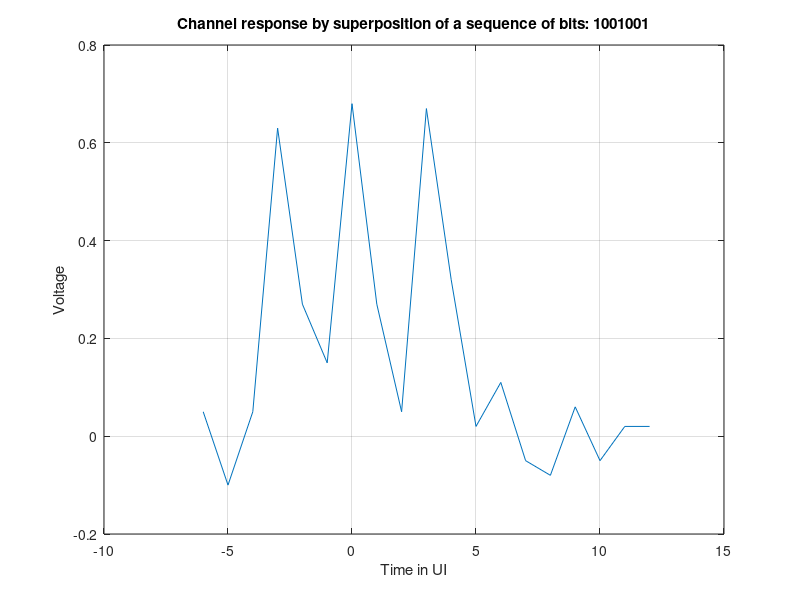

MATLAB code for this plot:
fprintf('=============\nQ2c\n=============\n')
%question 2c: the 1 pre, 1 main, 2 post FFE
%the matrix of equations
A = [0.58,0.05,-0.1,0.05;0.37,0.58,0.05,-0.1;0.1,0.37,0.58,0.05;0.05,0.1,0.37,0.58];
ideal_solution = [0;1;0;0];
alphas = A\ideal_solution;

%verify
for i = 1 : length(A(1,:))
    fprintf('Solution at index %d, output is: %f\n', i, A(i, :)*alphas);
end


fprintf('=============\nQ2d\n=============\n')

%2d: ZFE, need 13 coefficients, 3 pre, 1 main, 9 post
ideal_soln_2 = [0; 0; 0; 1.0; 0; 0; 0; 0; 0; 0; 0; 0; 0];
%ideal_soln_2 = [0; 0; 0; 1.0; 0; 0; 0; 0; 0; 0; 0; 0; 0;];
% B = [ 0.58, 0.05, -0.1, 0.05, 0, 0, 0, 0, 0, 0, 0, 0, 0;
%       0.37, 0.58, 0.05, -0.1, 0.05, 0, 0, 0, 0, 0, 0, 0, 0;
%       0.1, 0.37, 0.58, 0.05, -0.1, 0.05, 0, 0, 0, 0, 0, 0, 0;
%       0.05, 0.1, 0.37, 0.58, 0.05, -0.1, 0.05, 0, 0, 0, 0, 0, 0;
%       0, 0.05, 0.1, 0.37, 0.58, 0.05, -0.1, 0.05, 0, 0, 0, 0, 0;
%       -0.1, 0, 0.05, 0.1, 0.37, 0.58, 0.05, -0.1, 0.05, 0, 0, 0, 0;
%       0.04, -0.1, 0, 0.05, 0.1, 0.37, 0.58, 0.05, -0.1, 0.05, 0, 0, 0;
%       -0.05, 0.04, -0.1, 0, 0.05, 0.1, 0.37, 0.58, 0.05, -0.1, 0.05, 0, 0;
%       0.02, -0.05, 0.04, -0.1, 0, 0.05, 0.1, 0.37, 0.58, 0.05, -0.1, 0.05, 0;
%       0.02, 0.02, -0.05, 0.04, -0.1, 0, 0.05, 0.1, 0.37, 0.58, 0.05, -0.1, 0.05;
%       0, 0.02, 0.02, -0.05, 0.04, -0.1, 0, 0.05, 0.1, 0.37, 0.58, 0.05, -0.1;
%       0, 0, 0.02, 0.02, -0.05, 0.04, -0.1, 0, 0.05, 0.1, 0.37, 0.58, 0.05;
%       0, 0, 0, 0.02, 0.02, -0.05, 0.04, -0.1, 0, 0.05, 0.1, 0.37, 0.58];
% 
% alphas_2d = B\ideal_soln_2;
alphas_2d = A\ideal_solution;
%verify
for i = 1 : length(A(1,:))
    fprintf('Solution at index %d, output is: %f\n', i, A(i, :)*alphas_2d);
end

%getting the normalized coefficients
norm_magnitude = sum(abs(alphas_2d));
normalized_alpha = alphas_2d / norm_magnitude;

fprintf('\nNormalized alpha for 2d is below:\n')
disp(normalized_alpha);

%low frequency solutions:
all_1s = [1, 1, 1, 1];
all_0s = [-1,-1,-1,-1];

lowf_1s = all_1s * normalized_alpha;
lowf_0s = all_0s * normalized_alpha;

fprintf('\nThe low frequency response of the ZFE is %f for all 1s, and %f for all 0s\n', lowf_1s, lowf_0s);

%high frequency solutions
%low frequency solutions:
alt_1s = [1, -1, 1, -1];
alt_0s = [-1, 1, -1, 1];

highf_1s = alt_1s * normalized_alpha;
highf_0s = alt_0s * normalized_alpha;

fprintf('\nThe high frequency response of the ZFE is %f for alternating 1s, and %f for alterating 0s\n', highf_1s, highf_0s);

%calculating the peaking
hf_gain = 20*log10(abs(highf_1s));
lf_gain = 20*log10(abs(lowf_1s));
peaking = hf_gain - lf_gain;

fprintf('For 2d, peaking is: %fdB\n', peaking);
fprintf('=============\nQ2e\n=============\n')
%2e: only precursors
ideal_soln_3 = [0;0;0;1];
channel_input = [0.58,0.05,-0.1,0.05;0.37,0.58,0.05,-0.1;0.1,0.37,0.58,0.05;0.05,0.1,0.37,0.58];
alphas_2e = channel_input\ideal_soln_3;

%verify
for i = 1 : length(channel_input(1,:))
    fprintf('Solution for 2e, at index %d, output is: %f\n', i, channel_input(i, :)*alphas_2e);
end

%getting the normalized coefficients
norm_magnitude_2e = sum(abs(alphas_2e));
normalized_alpha_2e = alphas_2e / norm_magnitude_2e;

fprintf('\nNormalized alpha for 2e is below:\n')
disp(normalized_alpha_2e);

%low frequency solutions:

lowf_1s_2e = all_1s * normalized_alpha_2e;
lowf_0s_2e = all_0s * normalized_alpha_2e;

fprintf('\nThe low frequency response of the ZFE is %f for all 1s, and %f for all 0s\n', lowf_1s_2e, lowf_0s_2e);

%high frequency solutions
%low frequency solutions:

highf_1s = alt_1s * normalized_alpha_2e;
highf_0s = alt_0s * normalized_alpha_2e;

fprintf('\nThe high frequency response of the ZFE is %f for alternating 1s, and %f for alterating 0s\n', highf_1s, highf_0s);

%calculating the peaking
hf_gain_2e = 20*log10(abs(highf_1s));
lf_gain_2e = 20*log10(abs(lowf_1s_2e));
peaking_2e = hf_gain_2e - lf_gain_2e;

fprintf('For 2e, peaking is: %fdB\n', peaking_2e);
fprintf('=============\nQ2f\n=============\n')

%2f: only post cursors
% ideal_2f = [1; 0; 0; 0; 0; 0; 0; 0; 0; 0];
% channel_2f = [0.58, 0.05, -0.1, 0.05, 0, 0, 0, 0, 0, 0;
%               0.37, 0.58, 0.05, -0.1, 0.05, 0, 0, 0, 0, 0;
%               0.1, 0.37, 0.58, 0.05, -0.1, 0.05, 0, 0, 0, 0;
%               0.05, 0.1, 0.37, 0.58, 0.05, -0.1, 0.05, 0, 0, 0;
%               0, 0.05, 0.1, 0.37, 0.58, 0.05, -0.1, 0.05, 0, 0;
%               -0.1, 0, 0.05, 0.1, 0.37, 0.58, 0.05, -0.1, 0.05, 0;
%               0.04, -0.1, 0, 0.05, 0.1, 0.37, 0.58, 0.05, -0.1, 0.05;
%               -0.05, 0.04, -0.1, 0, 0.05, 0.1, 0.37, 0.58, 0.05, -0.1;
%               0.02,  -0.05, 0.04, -0.1, 0, 0.05, 0.1, 0.37, 0.58, 0.05;
%               0.02, 0.02,  -0.05, 0.04, -0.1, 0, 0.05, 0.1, 0.37, 0.58];
% alphas_2f = channel_2f\ideal_2f;

%2f: postcursor 4 tap
channel_2f = [0.58, 0.05, -0.1, 0.05;
              0.37, 0.58, 0.05, -0.1;
              0.1, 0.37, 0.58, 0.05;
              0.05, 0.1, 0.37, 0.58];
ideal_2f = [1;0;0;0];
alphas_2f = channel_2f\ideal_2f;

%verify
for i = 1 : length(channel_2f(1,:))
    fprintf('Solution for 2f, at index %d, output is: %f\n', i, channel_2f(i, :)*alphas_2f);
end

%getting the normalized coefficients
norm_magnitude_2f = sum(abs(alphas_2f));
normalized_alpha_2f = alphas_2f / norm_magnitude_2f;

fprintf('\nNormalized alpha for 2f is below:\n')
disp(normalized_alpha_2f);

%low frequency solutions:

lowf_1s_2f = all_1s * normalized_alpha_2f;
lowf_0s_2f = all_0s * normalized_alpha_2f;

fprintf('\nThe low frequency response of the ZFE is %f for all 1s, and %f for all 0s\n', lowf_1s_2f, lowf_0s_2f);

%high frequency solutions

highf_1s = alt_1s * normalized_alpha_2f;
highf_0s = alt_0s * normalized_alpha_2f;

fprintf('\nThe high frequency response of the ZFE is %f for alternating 1s, and %f for alterating 0s\n', highf_1s, highf_0s);

%calculating the peaking
hf_gain_2f = 20*log10(abs(highf_1s));
lf_gain_2f = 20*log10(abs(lowf_0s_2f));
peaking_2f = hf_gain_2f - lf_gain_2f;

fprintf('For 2f, peaking is: %fdB\n', peaking_2f);
fprintf('=============\nQ2g\n=============\n')

%2g: plotting the output waveform of 1001001, cancelling out ISI of middle
%1

%the waveform will be the superposition of the single bit response given in
%the question. So we'll need to show the time from -3UI, to 9UI + 6UI which
%is 19UI in total. I will do this by using separate vectors for each input
%at a certain time, then add the times to get the superimposed response

time = [-6, -5, -4, -3, -2, -1, 0, 1, 2, 3, 4, 5, 6, 7, 8, 9, 10, 11, 12];
bit1 = [0.05, -0.1, 0.05, 0.58, 0.37, 0.1, 0.05, 0, -0.1, 0.04, -0.05, 0.02, 0.02, 0, 0, 0, 0, 0, 0];
bit2 = [0, 0, 0, 0.05, -0.1, 0.05, 0.58, 0.37, 0.1, 0.05, 0, -0.1, 0.04, -0.05, 0.02, 0.02, 0, 0, 0];
bit3 = [0, 0, 0, 0, 0, 0, 0.05, -0.1, 0.05, 0.58, 0.37, 0.1, 0.05, 0, -0.1, 0.04, -0.05, 0.02, 0.02];
overall_response = bit1+bit2+bit3;


%this one is from the excel sheet I made on drive
%overall_response = [0.05,-0.15,0.1,0.68,-0.41,-0.75,0.26,-0.51,-0.95,0.3,0.23,-0.02,0.24,-0.03,-0.09,0.09,-0.09,0,0.02];
%overall_response = [0.1	-0.1	0.1	0.15	-1.41	-1.8	-0.26	-0.71	-0.85	0.36	-0.19	-1.03	-0.8	-0.59	-0.26	0.14	-0.03	0.11	0.01];
%plot of superposition
figure(1);
plot(time, overall_response);
title('Channel response by superposition of a sequence of bits: 1001001');
xlabel('Time in UI');
ylabel('Voltage');
grid on;

%I just took 2 pre and 1 post as a kinda hail mary.. but idk what the
%actual config is supposed to be like. 
channel_resp_2g = [0.26, -0.75, -0.41, 0.68;
                   -0.51, 0.26, -0.75, -0.41;
                   -0.95, -0.51, 0.26, -0.75;
                   0.3, -0.95, -0.51, 0.26];

%the ideal response needs to have -1 in it since the channel is seeing -1s
%and 1s.
ideal_resp_2g = [-1;-1;1;-1];
alphas_2g = channel_resp_2g\ideal_resp_2g;

%verify
for i = 1 : length(channel_resp_2g(1,:))
    fprintf('Solution for 2g, at index %d, output is: %f\n', i, channel_resp_2g(i, :)*alphas_2g);
end

%getting the normalized coefficients
norm_magnitude_2g = sum(abs(alphas_2g));
normalized_alpha_2g = alphas_2g / norm_magnitude_2g;

fprintf('\nNormalized alpha for 2g is below:\n')
disp(normalized_alpha_2g);

%low frequency solutions:

lowf_1s_2g = all_1s * normalized_alpha_2g;
lowf_0s_2g = all_0s * normalized_alpha_2g;

fprintf('\nThe low frequency response of the ZFE is %f for all 1s, and %f for all 0s\n', lowf_1s_2g, lowf_0s_2g);

%high frequency solutions

highf_1s = alt_1s * normalized_alpha_2g;
highf_0s = alt_0s * normalized_alpha_2g;

fprintf('\nThe high frequency response of the ZFE is %f for alternating 1s, and %f for alterating 0s\n', highf_1s, highf_0s);

%calculating the peaking
hf_gain_2g = 20*log10(abs(highf_1s));
lf_gain_2g = 20*log10(abs(lowf_0s_2g));
peaking_2g = hf_gain_2g - lf_gain_2g;

fprintf('For 2g, peaking is: %fdB\n', peaking_2g);

fprintf('=============\nQ2h\n=============\n')

%if I slide the alpha as a sliding-window over the response, I'll get what
%it should actually look like:

time_equ = [-5,-4,-3,-2,-1,0,1,2,3,4,5,6,7,8,9,10];

disp('???? idk how to do this question in matlab\n');

fprintf('=============\nQ2i\n=============\n')

%assuming 3 taps is sufficient, then using the MMSE method, we can calulate
%the least-error coefficients for the FFE. 

%have to construct the matrix now:
channel_pulse_mat = zeros(23, 5);
for i = 5 : 23
    channel_pulse_mat(i-4, 1) = overall_response(i-4);
    channel_pulse_mat(i-3, 2) = overall_response(i-4);
    channel_pulse_mat(i-2, 3) = overall_response(i-4);
    channel_pulse_mat(i-1, 4) = overall_response(i-4);
    channel_pulse_mat(i  , 5) = overall_response(i-4);
end

%3 symbols were sent in this time, at -3UI, 0UI, and 3 UI
%ideal_resp_2i = [-1;-1;-1;1;-1;-1;1;-1;-1;1;-1;-1;-1;-1;-1;-1;-1;-1;-1;-1;-1];
%ideal_resp_2i = [0;0;0;1;-1;-1;1;-1;-1;1;0;0;0;0;0;0;0;0;0;0;0;0;0]; %I think this is correct.. since the '0' is actually -1
ideal_resp_2i = [0;0;0;1;0;0;1;0;0;1;0;0;0;0;0;0;0;0;0;0;0;0;0]; %RZ experiment
%Then using linear least squares regression (MMSE), we can calculate the
%weights:

weights = ( transpose(channel_pulse_mat) * channel_pulse_mat ) \ transpose(channel_pulse_mat) * ideal_resp_2i ;

%verify
for i = 1 : length(channel_pulse_mat(:,1))
    %fprintf('Solution for 2i, at index %d, output is: %f\n', i, channel_pulse_mat(i, :)*weights);
    fprintf('%f\n', channel_pulse_mat(i, :)*weights);
end

%getting the normalized coefficients
norm_magnitude_2i = sum(abs(weights));
normalized_weights = weights / norm_magnitude_2i;

fprintf('\nNormalized weights for 2i is below:\n')
disp(normalized_weights);

%low frequency solutions:
all_1s_2i = [1, 1, 1, 1, 1];
all_0s_2i = [-1,-1,-1,-1,-1];

lowf_1s_2i = all_1s_2i * normalized_weights;
lowf_0s_2i = all_0s_2i * normalized_weights;

fprintf('\nThe low frequency response of the ZFE is %f for all 1s, and %f for all 0s\n', lowf_1s_2i, lowf_0s_2i);

%high frequency solutions
alt_1s_2i = [1, -1, 1,-1, 1];
alt_0s_2i = [-1, 1, -1, 1,-1];

highf_1s = alt_1s_2i * normalized_weights;
highf_0s = alt_0s_2i * normalized_weights;

fprintf('\nThe high frequency response of the ZFE is %f for alternating 1s, and %f for alterating 0s\n', highf_1s, highf_0s);

%calculating the peaking
hf_gain_2i = 20*log10(abs(highf_1s));
lf_gain_2i = 20*log10(abs(lowf_0s_2i));
peaking_2i = hf_gain_2i - lf_gain_2i;

fprintf('For 2i, peaking is: %fdB\n', peaking_2i);


